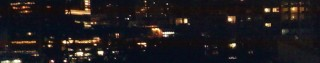
#> input picture Lab 5/tram_data/20261026/010121.jpg, 320 x 63 px; its folder holds only this picture in this run
$ python tram_label.py
#> lines starting #> are read from the running program, lines starting #| are printed output that depends on the picture
"""
tram_label.py: label collected crops as "tram" or "no tram", fast.

    python tram_label.py                 # random unlabeled images (start here)
    python tram_label.py --find-trams    # images that changed most first: finds trams fast (no model needed)
    python tram_label.py --uncertain     # after training: the images the model is least sure about
    python tram_label.py --bursts        # photos from tram_burst.py, in time order
    python tram_label.py --stats         # counts per day/hour, and whether it's enough to train
    python tram_label.py --review        # flip through what you already labeled, to fix mistakes

Keys:  t = tram in view   n = no tram   s = skip   b = back one   q = save and quit
Labels are saved to tram_labels.csv after every key press, so quitting never loses work.

--uncertain is the "active learning" half of the semi-supervised loop: once a model exists,
your labels go where they help most (the confusing images), and tram_train.py fills in the
easy ones on its own (pseudo-labels).

Tip: label in sessions. Get ~50 trams with --find-trams, add ~150 random no-tram images,
train, then do a round of --uncertain.
"""
import argparse
import csv
import random

import cv2

import numpy as np

from tram_common import DATA, LABELS, change_score, load_classifier


def load_labels():
    if not LABELS.exists():
        return {}
    with open(LABELS) as f:
        return {row[0]: int(row[1]) for row in csv.reader(f) if len(row) == 2 and row[1] in ("0", "1")}


def save_labels(labels):
    with open(LABELS, "w", newline="") as f:
        csv.writer(f).writerows(sorted(labels.items()))


def all_images():
    return sorted(str(p.relative_to(DATA)) for p in DATA.glob("*/*.jpg"))


# [61 lines left out: functions order_by_uncertainty, order_by_change, stats, not called in this run]


def main():
    parser = argparse.ArgumentParser()
    parser.add_argument("--uncertain", action="store_true", help="show the most confusing images first")
    parser.add_argument("--find-trams", action="store_true", help="images that differ most from the empty view first")
    parser.add_argument("--review", action="store_true", help="go through already-labeled images")
    parser.add_argument("--bursts", action="store_true", help="only photos from tram_burst.py")
    parser.add_argument("--stats", action="store_true", help="count labels per session and exit")
    parser.add_argument("--pool", type=int, default=3000, help="images to score for --uncertain")
    args = parser.parse_args()

    labels = load_labels()
    if args.stats:
        stats(labels)
        return
    names = all_images()
    if not names:
        raise SystemExit(f"no images in {DATA}/ yet: run tram_collect.py first")
    hints = {}
    if args.review:
        todo = [n for n in names if n in labels]
    else:
        todo = [n for n in names if n not in labels]
        if args.bursts:
            todo = sorted(n for n in todo if "_" in n.split("/")[1])     # burst names: HHMMSS_mmm.jpg
        if args.uncertain:
            todo, hints = order_by_uncertainty(todo, args.pool)
        elif args.find_trams:
            todo = order_by_change(todo, args.pool)
        elif not args.bursts:                 # bursts stay in time order: faster to label
            random.shuffle(todo)
    if not todo:
        raise SystemExit("nothing to label")

    n_tram = sum(labels.values())
    print(f"{len(labels)} labeled so far ({n_tram} tram, {len(labels) - n_tram} no tram); "
          f"{len(todo)} to go.\nt = tram, n = no tram, s = skip, b = back, q = quit", flush=True)

    i = 0
    title = "tram labeler"
    while 0 <= i < len(todo):
        name = todo[i]
        img = cv2.imread(str(DATA / name))
#> img is the input picture: shape (63, 320, 3); mean B, G, R 28.9, 26.4, 30.4
        if img is None:
            i += 1
            continue
        view = cv2.resize(img, None, fx=3, fy=3, interpolation=cv2.INTER_NEAREST)
        status = {1: "TRAM", 0: "no tram"}.get(labels.get(name), "unlabeled")
        text = f"{i + 1}/{len(todo)}  {name}  [{status}]"
        if name in hints:
            text += f"  model: {hints[name]:.0%} tram"
        cv2.rectangle(view, (0, 0), (view.shape[1], 26), (0, 0, 0), -1)
        cv2.putText(view, text, (6, 18), cv2.FONT_HERSHEY_SIMPLEX, 0.5, (255, 255, 255), 1)
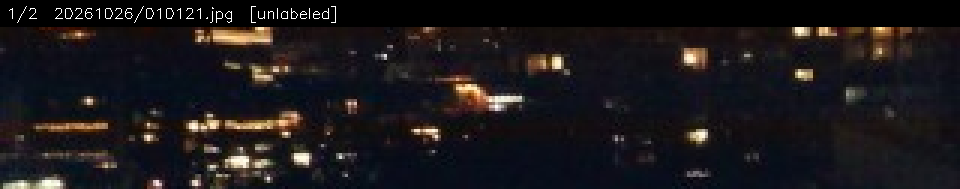
#> view: shape (189, 960, 3); mean B, G, R 26.3, 23.9, 27
        cv2.imshow(title, view)
        key = cv2.waitKey(0) & 0xFF
#> (key q is pressed here)
        if key == ord("t"):
            labels[name] = 1
            save_labels(labels)
            i += 1
        elif key == ord("n"):
            labels[name] = 0
            save_labels(labels)
            i += 1
        elif key == ord("s"):
            i += 1
        elif key == ord("b"):
            i = max(0, i - 1)
        elif key == ord("q"):
            break
    cv2.destroyAllWindows()
    n_tram = sum(labels.values())
    print(f"saved: {len(labels)} labeled ({n_tram} tram, {len(labels) - n_tram} no tram)")


if __name__ == "__main__":
    main()

$ run again, on Lab 5/tram_data/20261027/104558_850.jpg
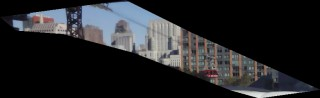
#> input picture Lab 5/tram_data/20261027/104558_850.jpg, 320 x 98 px
#> in main, img is the input picture: shape (98, 320, 3); mean B, G, R 39.9, 37.4, 36.5
#> in main, `cv2.putText(view, text, (6, 18), cv2.FONT_HERSHEY_SIMPLEX, 0.5, (255, ..`:
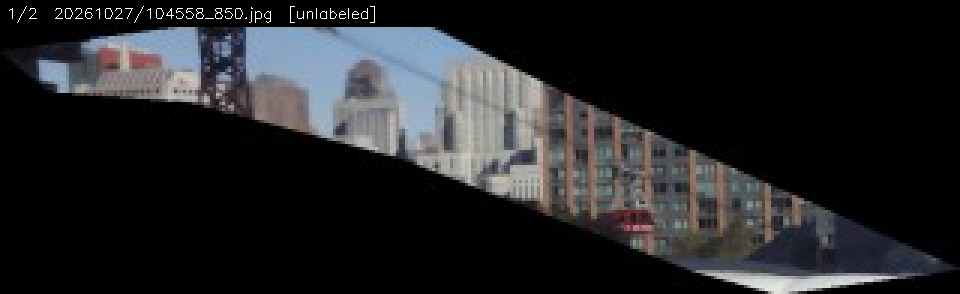
#> view: shape (294, 960, 3); mean B, G, R 38.7, 36.6, 35.9
